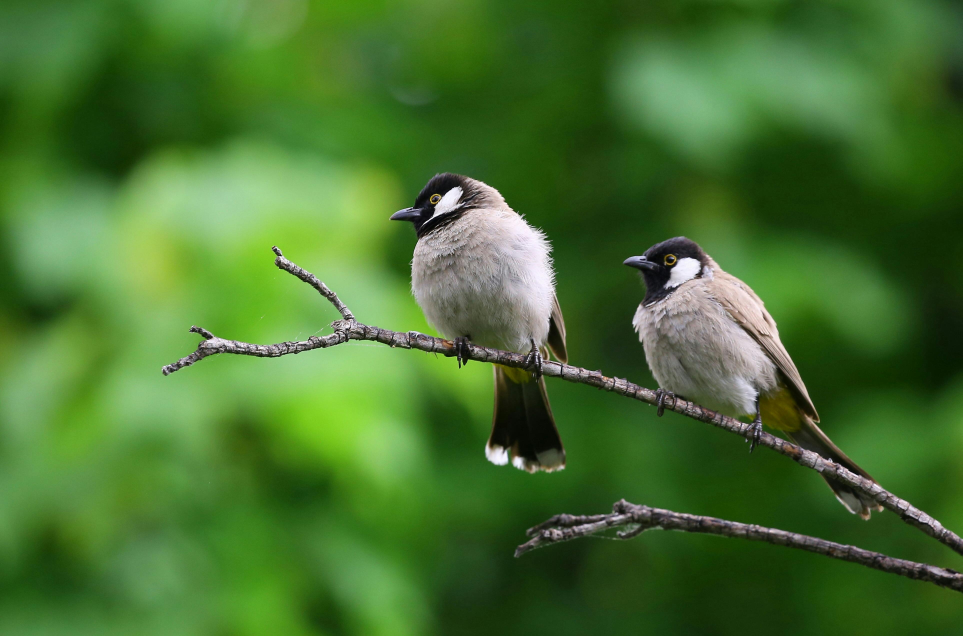
#> input picture images/img2.jpg, 3849 x 2544 px (shown at 1/4 size)
$ jupyter execute --allow-errors imwrite_function.ipynb
#> lines starting #> are read from the running program, lines starting #| are printed output that depends on the picture
[cell 1]
import cv2
import numpy as np

[cell 2]
image = cv2.imread("images/img2.jpg")
#> image is the input picture: shape (2544, 3849, 3); mean B, G, R 47.5, 112.7, 70.3

img_resize = cv2.resize(image, (300,300))
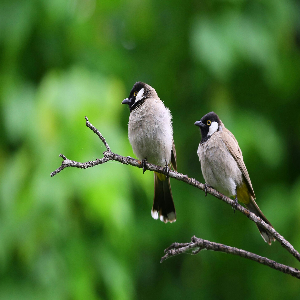
#> img_resize: shape (300, 300, 3); mean B, G, R 47.4, 112.6, 70.3

h_merge = np.hstack((img_resize, img_resize))
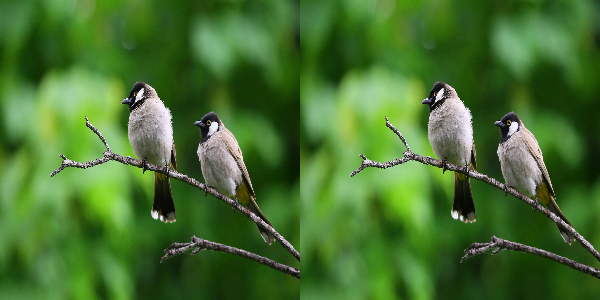
#> h_merge: shape (300, 600, 3); mean B, G, R 47.4, 112.6, 70.3
v_merge = np.vstack((h_merge,h_merge))
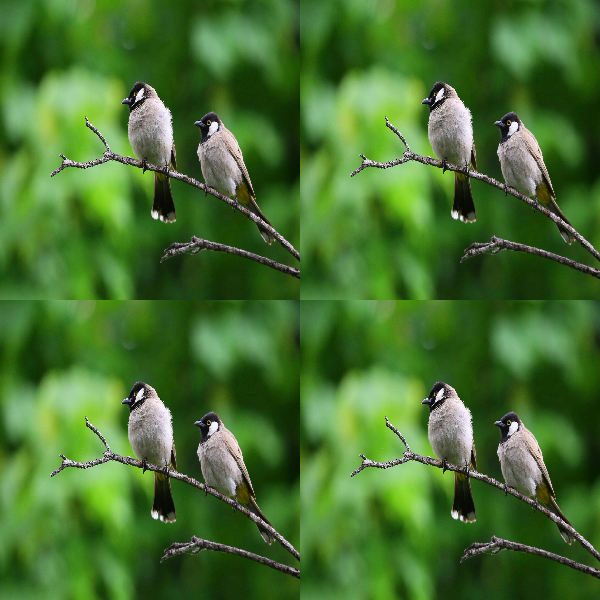
#> v_merge: shape (600, 600, 3); mean B, G, R 47.4, 112.6, 70.3

#> (the rest of this cell did not finish here and is left out)

$ run again, with images/img1.jpg copied over images/img2.jpg
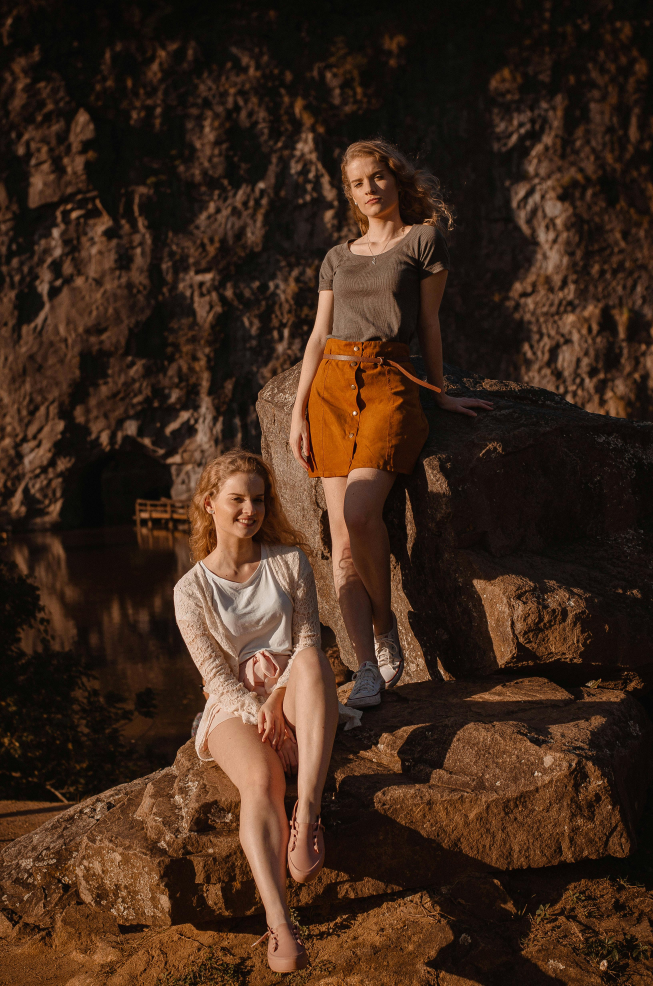
#> input picture images/img1.jpg, 3264 x 4928 px (shown at 1/5 size)
#> image is the input picture: shape (4928, 3264, 3); mean B, G, R 26.3, 40.5, 62.8
#> `h_merge = np.hstack((img_resize, img_resize))`:
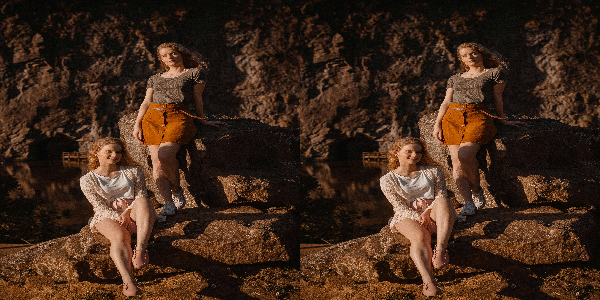
#> h_merge: shape (300, 600, 3); mean B, G, R 26.2, 40.4, 62.7
#> `v_merge = np.vstack((h_merge,h_merge))`:
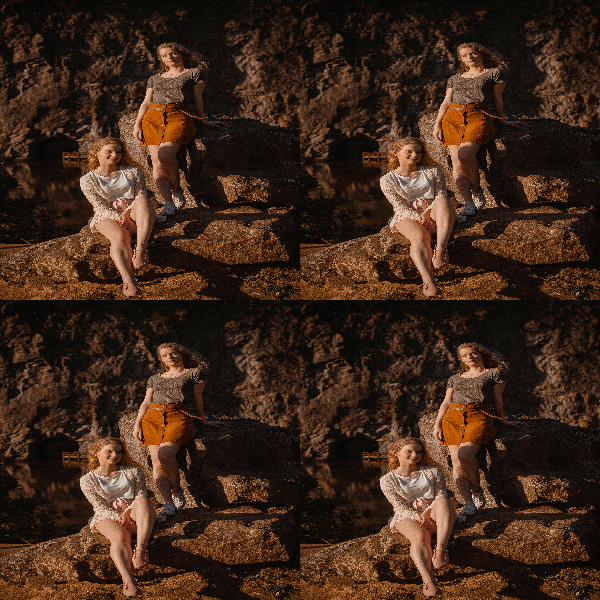
#> v_merge: shape (600, 600, 3); mean B, G, R 26.2, 40.4, 62.7

$ run again, with images/img4.jpg copied over images/img2.jpg
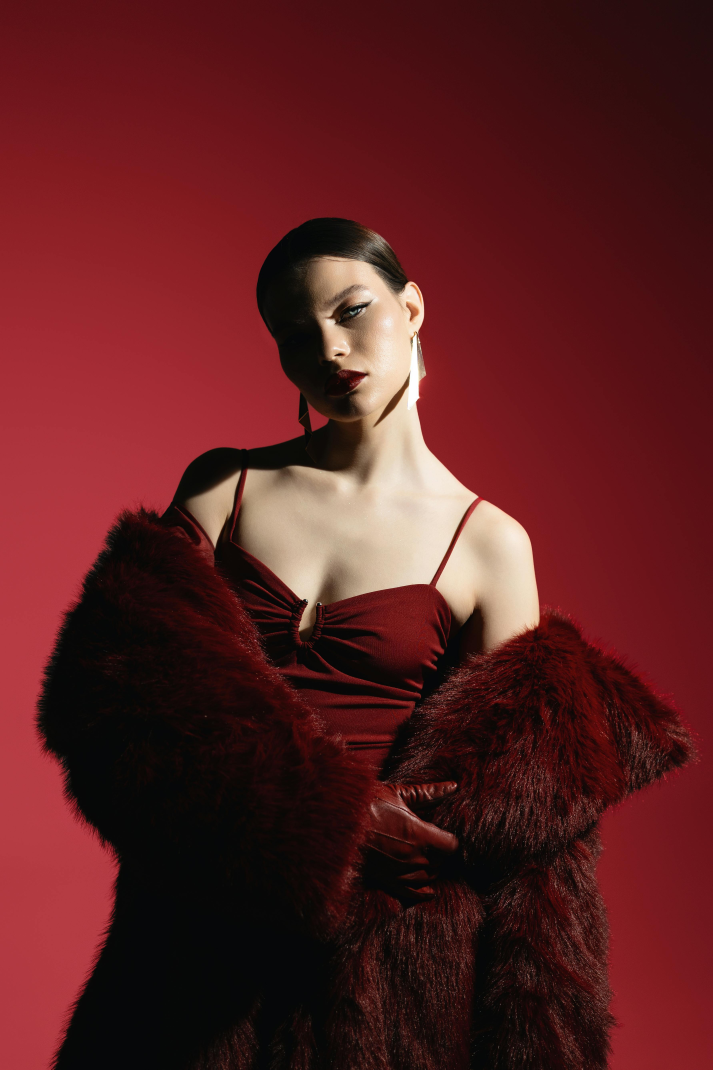
#> input picture images/img4.jpg, 3565 x 5348 px (shown at 1/5 size)
#> image is the input picture: shape (5348, 3565, 3); mean B, G, R 33.3, 32.4, 90.9
#> `h_merge = np.hstack((img_resize, img_resize))`:
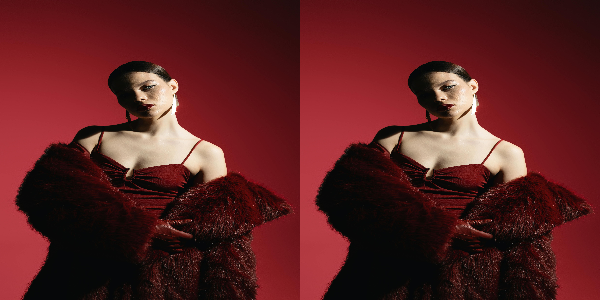
#> h_merge: shape (300, 600, 3); mean B, G, R 33.2, 32.4, 90.8
#> `v_merge = np.vstack((h_merge,h_merge))`:
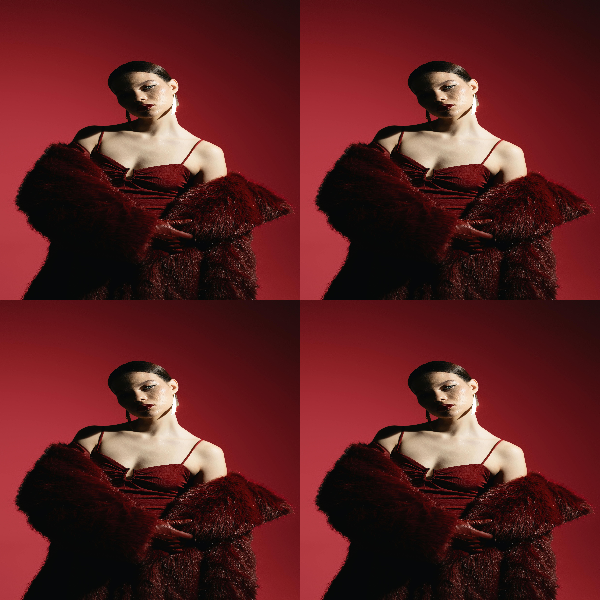
#> v_merge: shape (600, 600, 3); mean B, G, R 33.2, 32.4, 90.8
